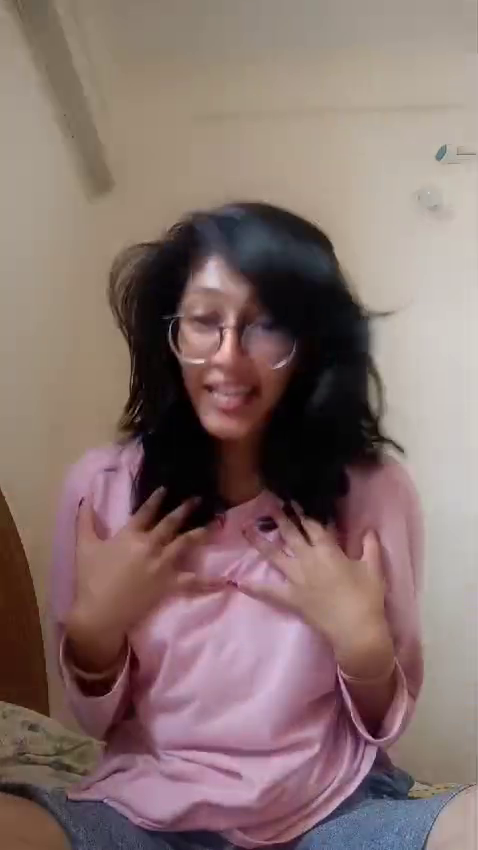
#> input picture frame 15 of Peak Acting.mp4, 478 x 850 px, given in place of ball.mp4, which was not available
$ jupyter execute 'CV Lab Practical 7.ipynb'
#> lines starting #> are read from the running program, lines starting #| are printed output that depends on the picture; pictures that were not available may be replaced by others from this repository, and a replacement may not be noted
[cell 1]
import cv2
import numpy

[cell 2]
video = cv2.VideoCapture(r"C:\Users\hp\Videos\Screen Recordings\ball.mp4")

[cell 3]
ret, prev_frame = video.read()
#> prev_frame is the input picture: shape (850, 478, 3); mean B, G, R 109.8, 113.2, 134.3
if not ret:
    print("Unable to read video")
    video.release()
    exit()

# Convert first frame to grayscale
prev_gray = cv2.cvtColor(prev_frame, cv2.COLOR_BGR2GRAY)
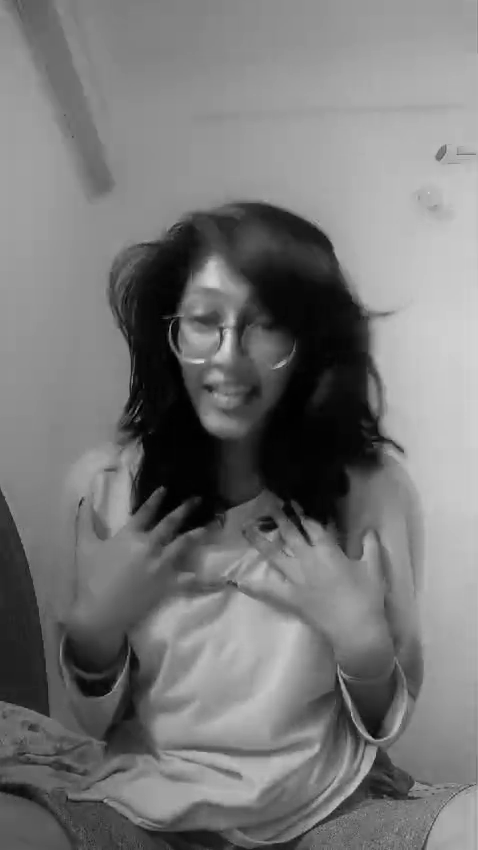
#> prev_gray: shape (850, 478); min 0, max 223, mean 119.1

# Parameters for Lucas-Kanade optical flow
lk_params = dict(
    winSize=(15, 15),
    maxLevel=2,
    criteria=(cv2.TERM_CRITERIA_EPS | cv2.TERM_CRITERIA_COUNT, 10, 0.03)
)

# Detect good features to track
prev_corners = cv2.goodFeaturesToTrack(prev_gray, mask=None, maxCorners=10, qualityLevel=0.3, minDistance=10, blockSize=7)
#> prev_corners = [[222, 328], [176, 319], [276, 526], [367, 743], [104, 799], [132, 514], [438, 158], [410, 793], [163, 488], [204, 361]]

# Create a mask image for drawing
mask = numpy.zeros_like(prev_frame)

while True:
    ret, current_frame = video.read()
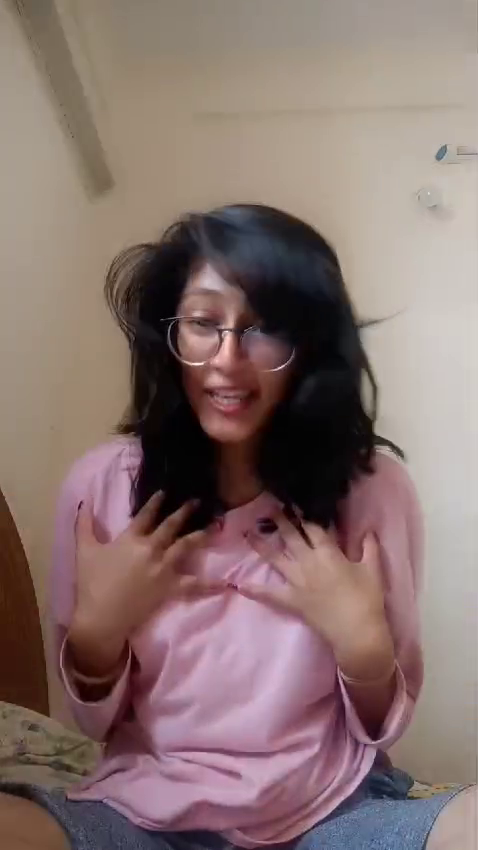
#> input picture frame 16 of Peak Acting.mp4, 478 x 850 px, given in place of ball.mp4, which was not available
#> current_frame is the input picture: shape (850, 478, 3); mean B, G, R 110.3, 113.5, 134.5
    if not ret:
        break

    # Convert to grayscale
    current_gray = cv2.cvtColor(current_frame, cv2.COLOR_BGR2GRAY)
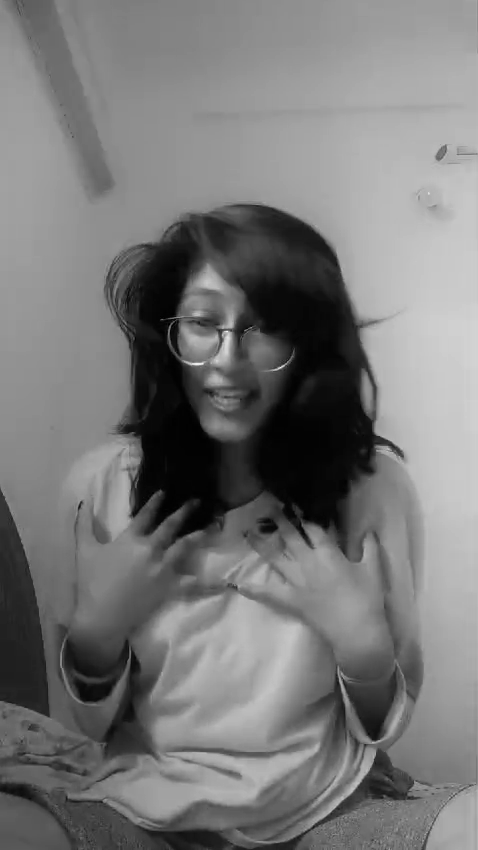
#> current_gray: shape (850, 478); min 0, max 240, mean 119.4

    # Calculate optical flow
    current_corners, status, error = cv2.calcOpticalFlowPyrLK(prev_gray, current_gray, prev_corners, None, **lk_params)
#> current_corners = [[221.2, 330.3], [175.4, 320.7], [277.1, 529], [365.7, 745.6], [103.7, 798.9], [131.9, 516.7], [438, 158.1], [409.9, 792.9], [161.4, 491.7], [202.9, 363.4]]; status = [1, 1, 1, 1, 1, 1, 1, 1, 1, 1]; error = [9.2, 9.22, 17, 17.42, 2.56, 5.61, 3.01, 3.37, 1.82, 7.73]

    # Select good points
    good_new = current_corners[status == 1]
#> good_new has the same summary as current_corners
    good_old = prev_corners[status == 1]
#> good_old has the same summary as prev_corners

    # Draw the tracks
    for i, (new, old) in enumerate(zip(good_new, good_old)):
        a, b = new.ravel()
        c, d = old.ravel()
        mask = cv2.line(mask, (int(a), int(b)), (int(c), int(d)), (0, 255, 0), 2)
        current_frame = cv2.circle(current_frame, (int(a), int(b)), 5, (0, 0, 255), -1)
#> this loop made 10 passes
#> (a, b, c, d) on passes 1 to 10: (221.2, 330.3, 222, 328), (175.4, 320.7, 176, 319), (277.1, 529, 276, 526), (365.7, 745.6, 367, 743), (103.7, 798.9, 104, 799), (131.9, 516.7, 132, 514), (438, 158.1, 438, 158), (409.9, 792.9, 410, 793), (161.4, 491.7, 163, 488), (202.9, 363.4, 204, 361)
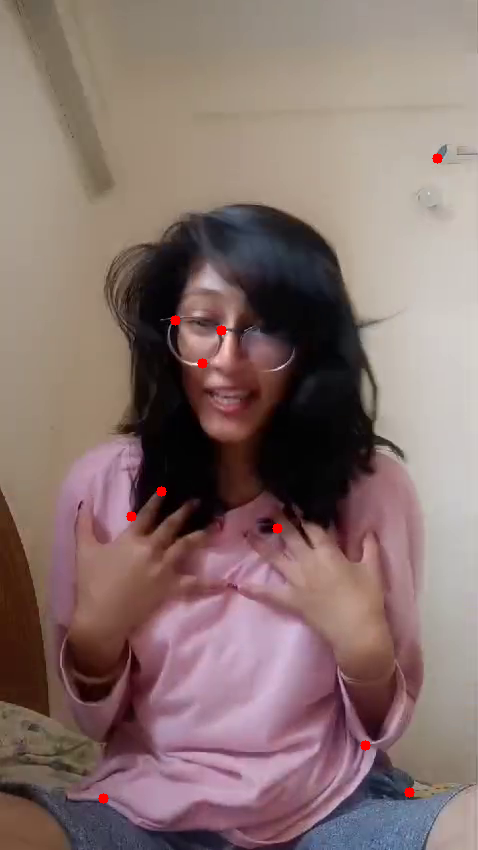
#> current_frame: shape (850, 478, 3); mean B, G, R 110.1, 113.3, 134.8
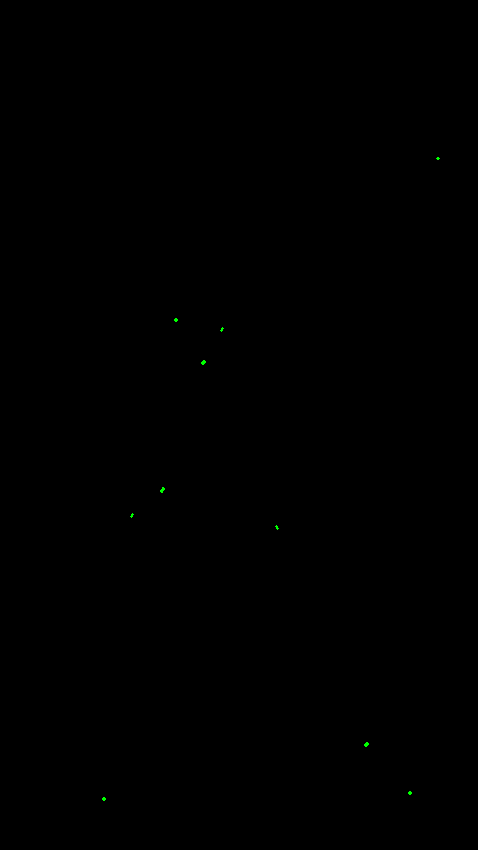
#> mask: shape (850, 478, 3); mean of channels 0, 1, 2 0, 0.1, 0; drawn as B, G, R

    # Overlay the mask on the frame
    output = cv2.add(current_frame, mask)

    # Show the output
    cv2.imshow("Optical Flow", output)

    if cv2.waitKey(30) & 0xFF == ord('q'):
#> (key q is pressed here)
        break

    # Update previous frame and points
    prev_gray = current_gray.copy()
    prev_corners = good_new.reshape(-1, 1, 2)

video.release()
cv2.destroyAllWindows()

$ run again, starting later in the video
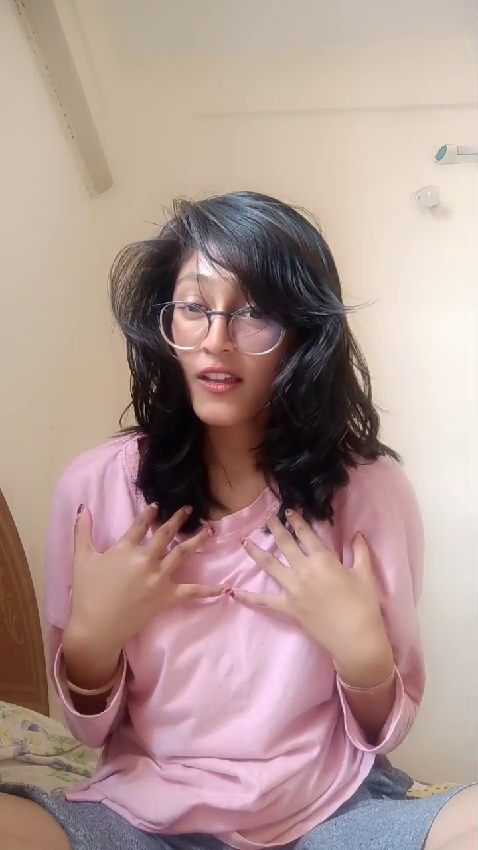
#> input picture frame 69 of Peak Acting.mp4, 478 x 850 px, given in place of ball.mp4, which was not available
#> prev_frame is the input picture: shape (850, 478, 3); mean B, G, R 144.8, 150.3, 174.8
#> `prev_gray = cv2.cvtColor(prev_frame, cv2.COLOR_BGR2GRAY)`:
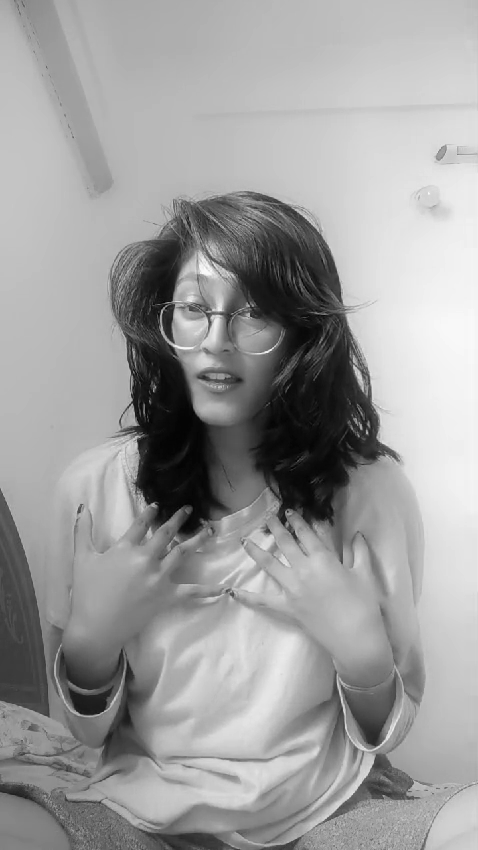
#> prev_gray: shape (850, 478); min 1, max 252, mean 156.9
#> prev_corners = [[209, 315], [136, 423], [172, 304], [136, 439], [287, 511], [148, 502], [248, 314], [131, 405], [364, 432], [268, 532]]
#> current_corners = [[209.1, 315.2], [135.8, 422.9], [172, 304.2], [136, 438.9], [287.1, 510.9], [147.9, 502], [248.1, 314.1], [130.8, 405.3], [364.1, 432], [268, 531.8]]; status = [1, 1, 1, 1, 1, 1, 1, 1, 1, 1]; error = [4.15, 3.3, 6.33, 5.8, 2.41, 4.3, 3.58, 5.11, 2.97, 1.8]
#> good_new has the same summary as current_corners
#> good_old has the same summary as prev_corners
#> the loop `for i, (new, old) in enumerate(zip(good_new, good_old)):` made 10 passes
#> (a, b, c, d) on passes 1 to 8: (209.1, 315.2, 209, 315), (135.8, 422.9, 136, 423), (172, 304.2, 172, 304), (136, 438.9, 136, 439), (287.1, 510.9, 287, 511), (147.9, 502, 148, 502), (248.1, 314.1, 248, 314), (130.8, 405.3, 131, 405)
#> after the loop `for i, (new, old) in enumerate(zip(good_new, good_old)):`:
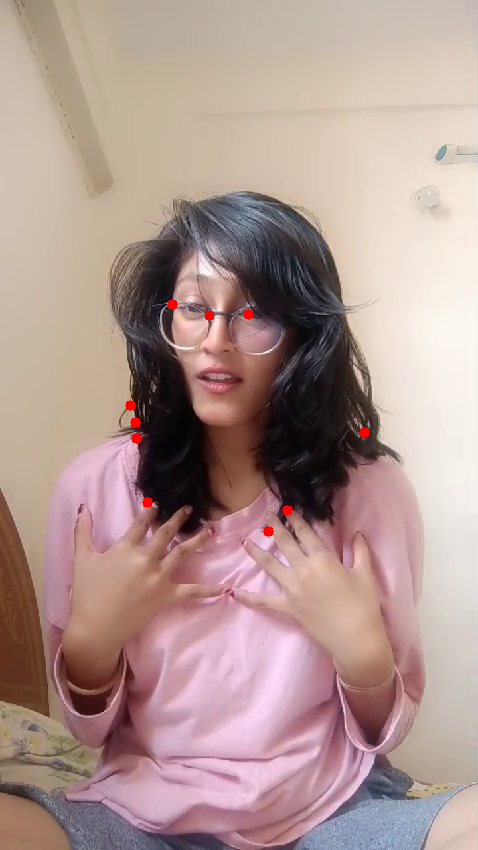
#> current_frame: shape (850, 478, 3); mean B, G, R 144.7, 150.2, 175.2

$ run again, starting later in the video
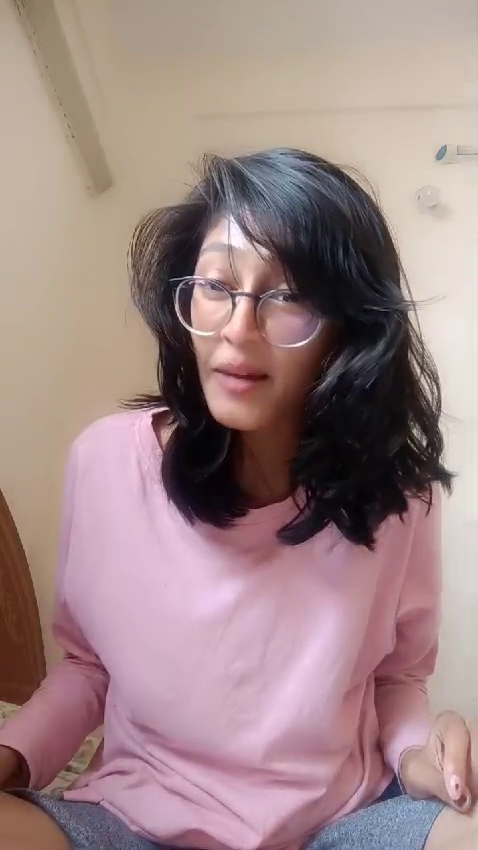
#> input picture frame 123 of Peak Acting.mp4, 478 x 850 px, given in place of ball.mp4, which was not available
#> prev_frame is the input picture: shape (850, 478, 3); mean B, G, R 134.4, 134.3, 159.3
#> prev_corners = [[192, 274], [154, 415], [233, 295], [197, 283], [281, 298], [190, 325], [285, 286], [166, 408], [452, 476], [158, 392]]
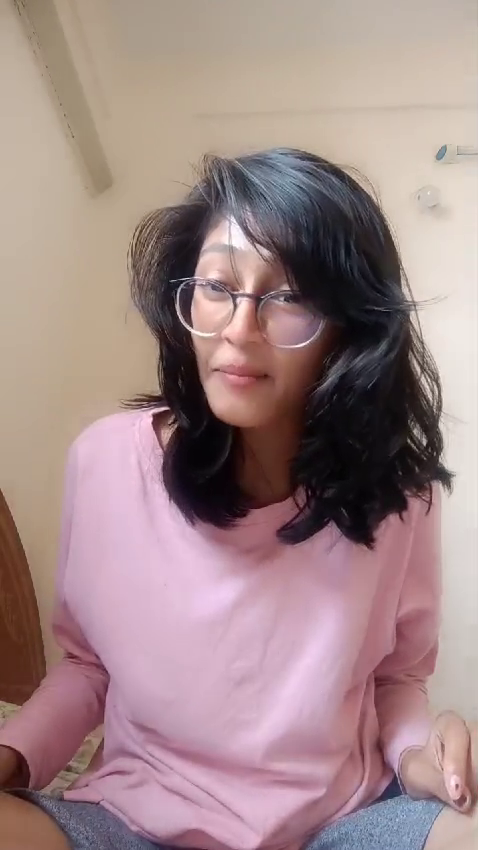
#> input picture frame 124 of Peak Acting.mp4, 478 x 850 px, given in place of ball.mp4, which was not available
#> current_frame is the input picture: shape (850, 478, 3); mean B, G, R 136, 135.9, 160.8
#> current_corners = [[192.4, 275.1], [154.5, 414.8], [234.1, 296], [197.7, 283.7], [282.1, 298.7], [190.7, 325.5], [286.7, 286.9], [166.5, 407.7], [451.7, 475.6], [158.7, 392]]; status = [1, 1, 1, 1, 1, 1, 1, 1, 1, 1]; error = [12.22, 5.11, 7.49, 11.18, 6.3, 8.27, 5.37, 3.92, 6.14, 4.5]
#> good_new has the same summary as current_corners
#> good_old has the same summary as prev_corners
#> the loop `for i, (new, old) in enumerate(zip(good_new, good_old)):` made 10 passes
#> (a, b, c, d) on passes 1 to 8: (192.4, 275.1, 192, 274), (154.5, 414.8, 154, 415), (234.1, 296, 233, 295), (197.7, 283.7, 197, 283), (282.1, 298.7, 281, 298), (190.7, 325.5, 190, 325), (286.7, 286.9, 285, 286), (166.5, 407.7, 166, 408)
#> after the loop `for i, (new, old) in enumerate(zip(good_new, good_old)):`:
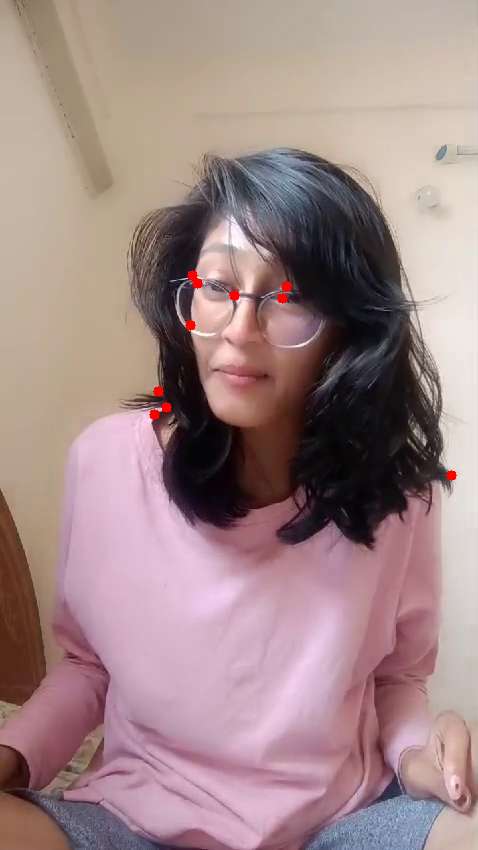
#> current_frame: shape (850, 478, 3); mean B, G, R 135.8, 135.6, 161.1
